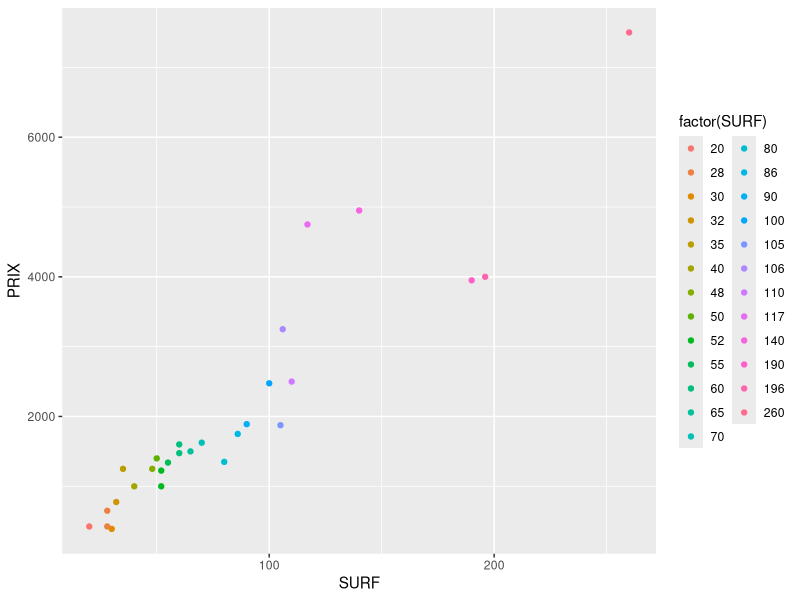
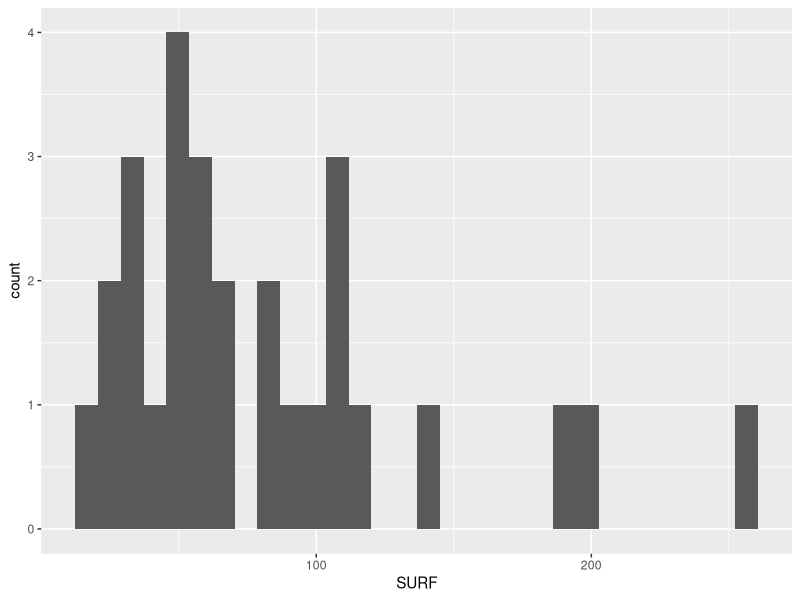
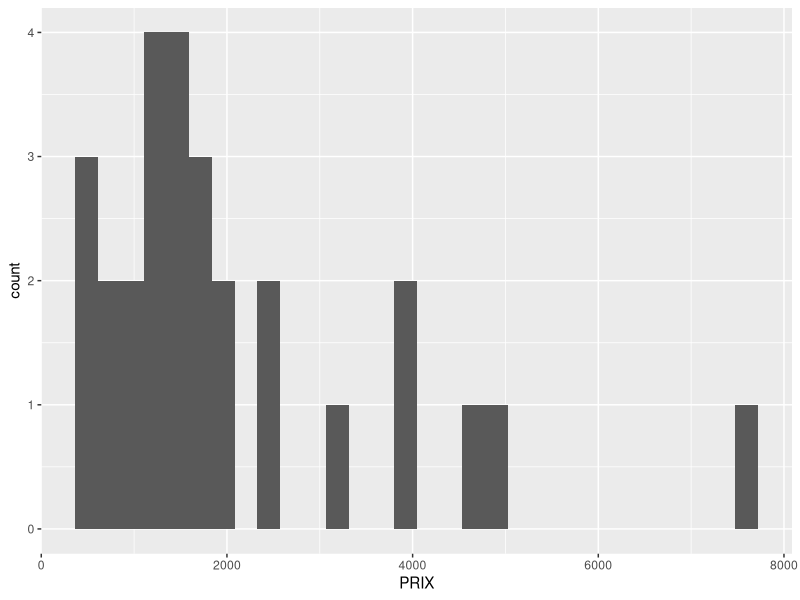
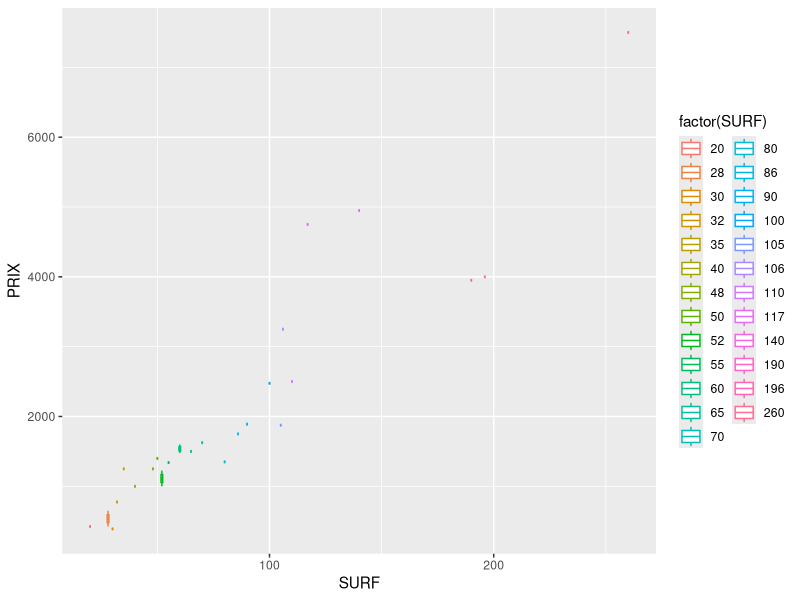

Source code (R) for these figures, in order:
## ---- chunk 1
knitr::opts_chunk$set(echo = TRUE)
## ---- chunk 2
library(ggplot2)
dataset <- read.csv(file="data/appart.csv", header=TRUE)
summary(dataset)
## ---- chunk 3
ggplot(dataset, aes(x=SURF, y=PRIX, color=factor(SURF))) + geom_point()
## ---- chunk 4
ggplot(dataset, aes(x=SURF)) + geom_histogram()
## ---- chunk 5
ggplot(dataset, aes(x=PRIX)) + geom_histogram()
## ---- chunk 6
ggplot(dataset, aes(x=SURF, y=PRIX, color=factor(SURF))) + geom_boxplot()
